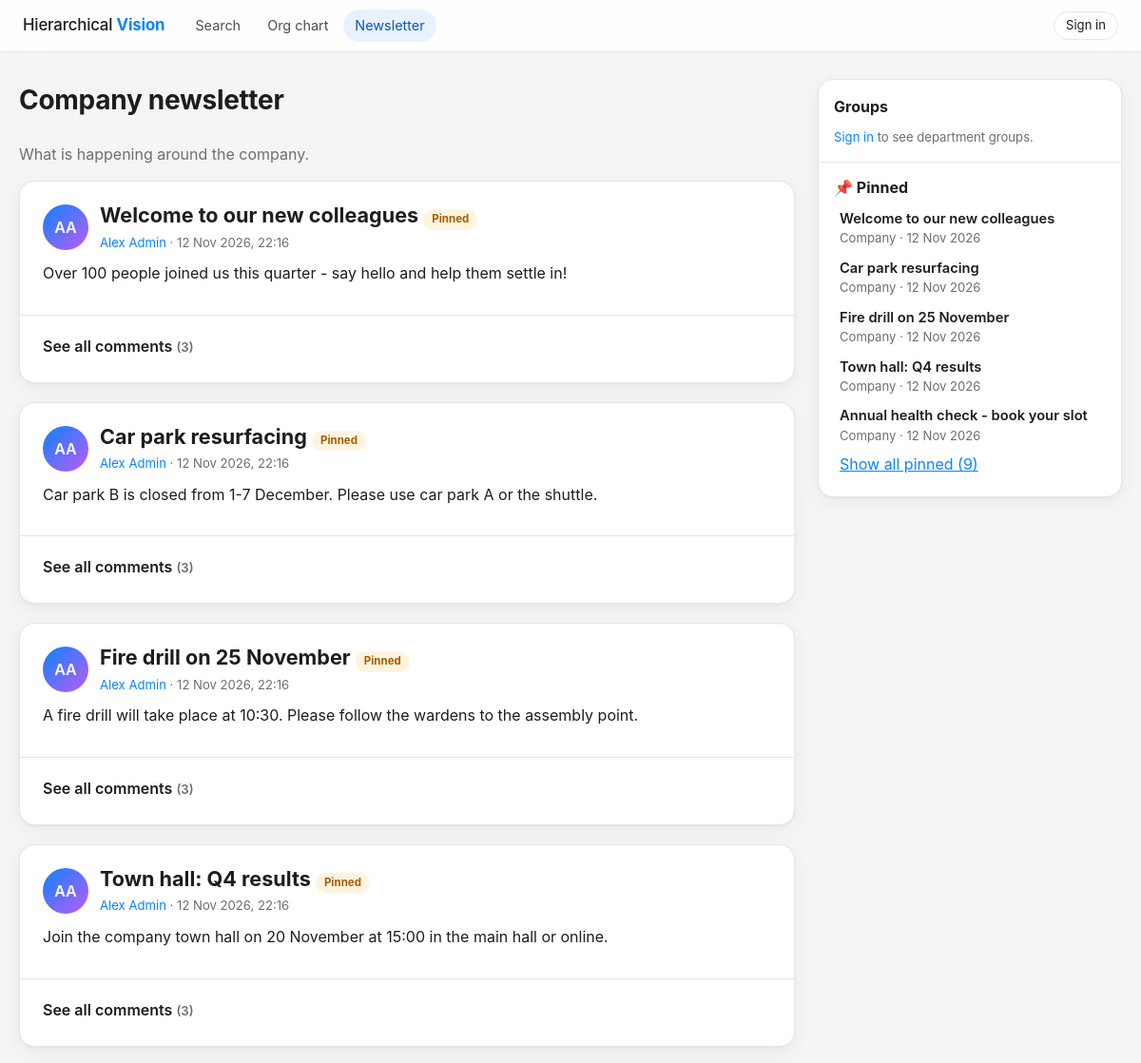
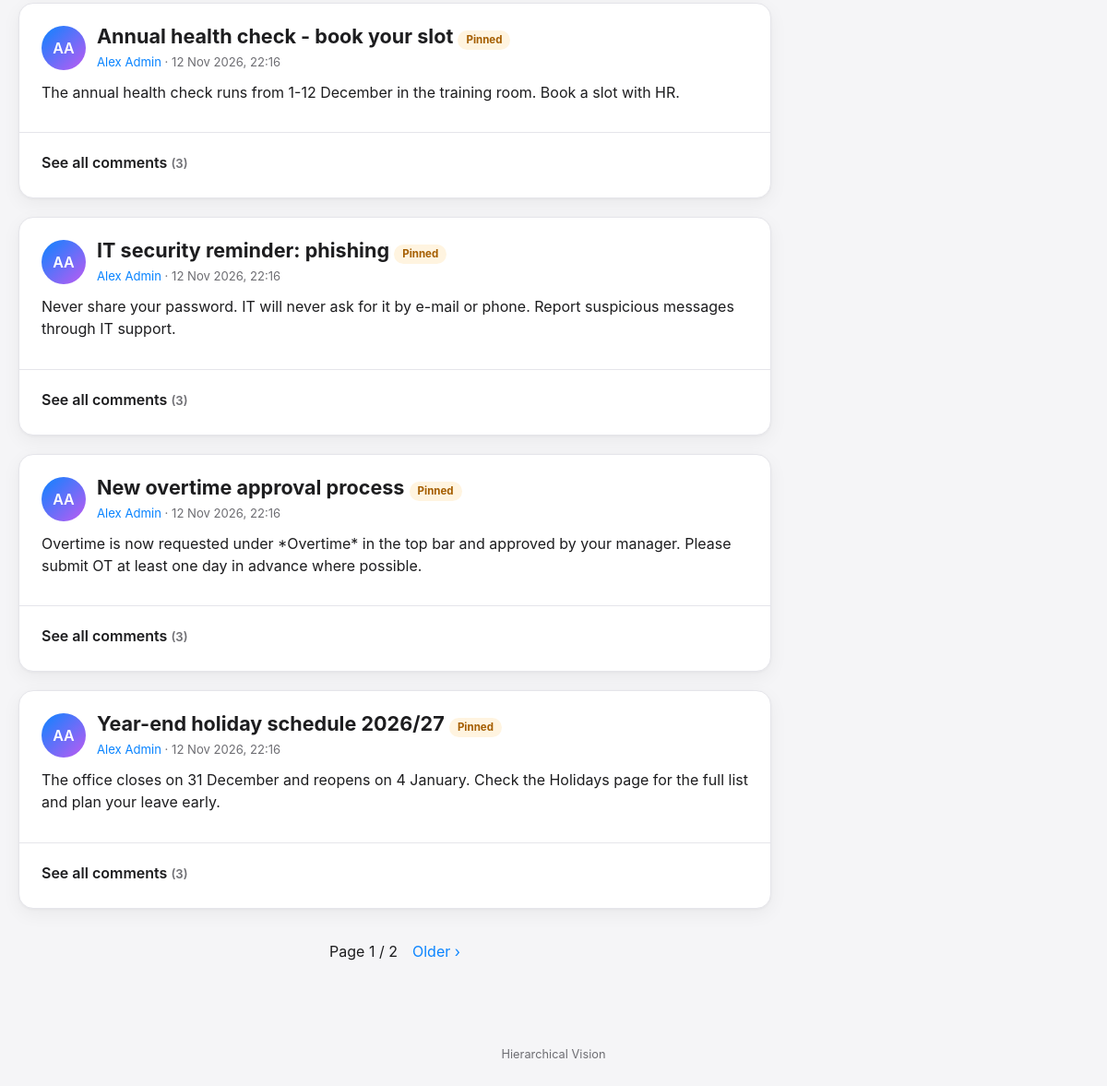
The page /newsletter/ on the database its author committed (2 pictures, top to bottom).
### accounts/models.py (models this page shows, shortened)
class User(AbstractBaseUser, PermissionsMixin):
    employee_id = models.CharField(
        max_length=30, unique=True, validators=[employee_id_validator], help_text="e.g. EMP-105. Used to sign in."
    )
    email = models.EmailField("email address", unique=True)
    full_name = models.CharField(max_length=150)
    position = models.CharField(max_length=120, blank=True)
    role = models.CharField(max_length=10, choices=Role.choices, default=Role.EMPLOYEE, db_index=True)
    manager = models.ForeignKey(
        "self",
        null=True,
        blank=True,
        on_delete=models.SET_NULL,
        related_name="direct_reports",
        verbose_name="Peer / Reporting manager",
    )
    contact_info = models.CharField("contact information", max_length=255, blank=True)
    description = models.TextField(blank=True)
    profile_picture = models.ImageField(
        upload_to=profile_picture_path, blank=True, null=True, validators=[FileExtensionValidator(IMAGE_EXTENSIONS), validate_image_size, validate_image_dimensions, validate_image_content]
    )
    background_image = models.ImageField(
        upload_to=background_image_path, blank=True, null=True, validators=[FileExtensionValidator(IMAGE_EXTENSIONS), validate_image_size, validate_image_dimensions, validate_image_content]
    )
    newsletter_publisher = models.BooleanField(
        "may publish to the newsletter", default=False,
        help_text="Lets this employee/manager post in the company newsletter (Admins can always post).",
    )
    leave_dashboard = models.CharField(
        "leave & OT dashboard access", max_length=5, choices=DashboardAccess.choices, default=DashboardAccess.NONE,
        blank=True, help_text="Managers only: lets this manager open the daily leave & OT dashboard (set by Admins).",
    )
    is_active = models.BooleanField(default=True)
    is_staff = models.BooleanField(default=False, editable=False)
    date_joined = models.DateTimeField(auto_now_add=True)
    objects = UserManager()
    USERNAME_FIELD = "employee_id"
    EMAIL_FIELD = "email"
    REQUIRED_FIELDS = ["email", "full_name"]
    class Meta:
        ordering = ["full_name"]
    @property
    def initials(self):
        parts = [p for p in self.full_name.split() if p]
        if not parts:
            return self.employee_id[:2].upper()
        return (parts[0][0] + (parts[-1][0] if len(parts) > 1 else "")).upper()
    def get_absolute_url(self):
        return reverse("accounts:profile", kwargs={"employee_id": self.employee_id})

### newsletter/models.py (models this page shows, shortened)
class Post(models.Model):
    title = models.CharField(max_length=120)
    body = models.TextField(max_length=5000)
    author = models.ForeignKey(
        settings.AUTH_USER_MODEL, null=True, blank=True, on_delete=models.SET_NULL, related_name="newsletter_posts"
    )
    group = models.ForeignKey(NewsGroup, null=True, blank=True, on_delete=models.CASCADE, related_name="posts")
    is_pinned = models.BooleanField(default=False, help_text="Pinned posts stay at the top and appear in the Pinned sidebar.")
    created_at = models.DateTimeField(auto_now_add=True, db_index=True)
    updated_at = models.DateTimeField(auto_now=True)
    objects = PostQuerySet.as_manager()
    class Meta:
        ordering = ["-is_pinned", "-created_at"]
        indexes = [models.Index(fields=["group", "-created_at"], name="news_post_group_idx")]
    def get_absolute_url(self):
        return reverse("newsletter:detail", args=[self.pk])
    def can_edit(self, user):
        if not user.is_authenticated:
            return False
        if user.is_admin:
            return True
        if self.group_id:
            return self.group.can_manage(user) or (self.author_id == user.pk and self.group.can_access(user))
        return user.can_publish_newsletter and self.author_id == user.pk

### newsletter/views.py (the view)
# urls.py: path("", views.post_list, name="list"),
def post_list(request):
    page = Paginator(_posts().filter(group__isnull=True), settings.NEWSLETTER_PAGE_SIZE).get_page(request.GET.get("page"))
    posts = _flag_editable(list(page.object_list), request.user)
    return render(request, "newsletter/list.html", {"page": page, "posts": posts})

### newsletter/models.py (called while the page is built)
    def visible_to(self, user):
        if not (user.is_authenticated and user.is_active):
            return self.filter(group__isnull=True)
        if user.is_admin:
            return self
        member_of = GroupMembership.objects.filter(user=user).values("group_id")
        return self.filter(Q(group__isnull=True) | Q(group__manager=user) | Q(group_id__in=member_of))

### newsletter/templatetags/news_sidebar.py (called while the page is built, shortened)
@register.inclusion_tag("newsletter/_sidebar.html", takes_context=True)
def news_sidebar(context):
    user = context["request"].user
    signed_in = user.is_authenticated
    groups, states, group_total = [], {}, 0
    pinned = list(
        Post.objects.visible_to(user).filter(is_pinned=True).select_related("group").order_by("-created_at")[:SIDEBAR_PINNED]
    )
    return {
        "request": context["request"], "viewer": user, "signed_in": signed_in, "groups": groups, "group_total": group_total,
        "more_groups": max(group_total - len(groups), 0), "pinned": pinned,
    }

### newsletter/views.py (called while the page is built)
def _posts():
    return Post.objects.select_related("author", "group", "group__manager").prefetch_related("images", "comments__author")

def _flag_editable(posts, user):
    for post in posts:
        post.editable = post.can_edit(user)
        post.can_moderate_comments = bool(post.group_id and post.group.can_manage(user))
    return posts

### notifications/context_processors.py (called while the page is built)
def unread_notifications(request):
    user = getattr(request, "user", None)
    if user is not None and user.is_authenticated:
        return {"unread_count": Notification.objects.filter(recipient=user, is_read=False).count()}
    return {}

### templates/newsletter/list.html (shortened to what this page needs)
{% extends "newsletter/layout.html" %}
{% block news_content %}
<div class="news-wrap">
  <div class="row-between">
    <h1>Company newsletter</h1>
  </div>
  <p class="muted">What is happening around the company.</p>
  {% for post in posts %}{% include "newsletter/_post.html" %}
  {% empty %}
    <div class="card empty-state"><span class="big-icon">&#128240;</span>Nothing has been published yet.</div>
  {% endfor %}
  {% include "newsletter/_pager.html" %}
</div>
{% endblock %}

### templates/newsletter/_post.html (shortened to what this page needs)
<article class="card post">
  <div class="post-inner">
    <div class="post-head">
      {% if post.author %}{% include "partials/_avatar.html" with person=post.author size="md" %}{% endif %}
      <div class="grow">
        <h2 class="post-title">{% if single %}{{ post.title }}{% else %}<a href="{{ post.get_absolute_url }}">{{ post.title }}</a>{% endif %}
          {% if post.is_pinned %}<span class="pill pill-pin">Pinned</span>{% endif %}
          {% if post.group %}<a class="pill pill-group" href="{{ post.group.get_absolute_url }}">{{ post.group.name }}</a>{% endif %}</h2>
        <div class="muted small">
          {% if post.author %}<a href="{{ post.author.get_absolute_url }}">{{ post.author.full_name }}</a>{% else %}Former employee{% endif %}
          · {{ post.created_at|date:"d M Y, H:i" }}
        </div>
      </div>
    </div>
    <div class="post-body">{{ post.body|urlize|linebreaks }}</div>
  </div>
  <section class="comments" id="comments-{{ post.pk }}" aria-label="Comments">
    <details class="comments-toggle">
    <summary><span class="when-closed">See all comments</span><span class="when-open">Hide comments</span> <span class="muted small">({{ post.comments.all|length }})</span></summary>
    </details>
  </section>
</article>

### templates/partials/_avatar.html
{% if person.profile_picture %}<img class="avatar {{ size|default:'' }}" src="{{ person.profile_picture.url }}" alt="{{ person.full_name }}">{% else %}<span class="avatar avatar-initials {{ size|default:'' }}">{{ person.initials }}</span>{% endif %}

### templates/newsletter/_sidebar.html (shortened to what this page needs)
<aside class="news-side" aria-label="Newsletter sidebar">
  <section class="side-sec" aria-labelledby="side-groups">
    <div class="row-between side-head">
      <h2 id="side-groups">Groups</h2>
    </div>
    {% if not signed_in %}
      <p class="muted small"><a href="{% url 'accounts:login' %}?next={{ request.path|urlencode }}">Sign in</a> to see department groups.</p>
    {% endif %}
  </section>
  <hr class="side-divider">
  <section class="side-sec" aria-labelledby="side-pinned">
    <div class="side-head"><h2 id="side-pinned">&#128204; Pinned</h2></div>
    <ul class="side-list" data-collapse="5">
      {% for p in pinned %}
      <li{% if forloop.counter > 5 %} class="extra" hidden{% endif %}>
        <a class="side-link" href="{{ p.get_absolute_url }}">
          <span class="side-text"><strong>{{ p.title }}</strong>
            <span class="muted small">{% if p.group %}{{ p.group.name }}{% else %}Company{% endif %} &middot; {{ p.created_at|date:"d M Y" }}</span></span>
        </a>
      </li>
      {% empty %}<li class="side-empty muted small">Nothing is pinned.</li>{% endfor %}
    </ul>
    {% if pinned|length > 5 %}<button type="button" class="side-toggle small" data-toggle-list data-more="Show all pinned ({{ pinned|length }})" data-less="Show less" aria-expanded="false">Show all pinned ({{ pinned|length }})</button>{% endif %}
  </section>
</aside>

### static/css/app.css (style rules this page uses)
:root { --bg:#f5f5f7;--surface:#ffffff;--surface-2:#f2f2f7;--text:#1d1d1f;--muted:#6e6e73;--line:#e5e5ea; --blue:#0a84ff;--blue-strong:#0071e3;--green:#30d158;--red:#ff375f;--orange:#ff9f0a; --t-blue:#e8f1ff;--t-green:#e6f9ec;--t-red:#ffe9ee;--t-orange:#fff4e0;--t-purple:#eef0ff;--t-gray:#eeeeef; --on-blue:#0a58b8;--on-green:#1b7a36;--on-red:#b0153b;--on-orange:#a55e00;--on-purple:#4b4fc9;--on-gray:#6b6b70; --glass:rgba(255,255,255,.82);--input-bg:#ffffff;--avatar-ring:#ffffff; --shadow:0 1px 3px rgba(0,0,0,.04),0 6px 20px rgba(0,0,0,.05);--shadow-lg:0 10px 34px rgba(0,0,0,.14);color-scheme:light; --radius:16px;--radius-sm:10px;--maxw:1100px }
* { box-sizing:border-box }
html { -webkit-text-size-adjust:100% }
body { margin:0;font-family:-apple-system,BlinkMacSystemFont,"SF Pro Text","Segoe UI",Roboto,Helvetica,Arial,sans-serif;background:var(--bg);color:var(--text);line-height:1.5; transition:background-color .25s,color .25s }
a { color:var(--blue);text-decoration:none }
h1 { font-size:1.75rem;margin:.2em 0 .4em;letter-spacing:-.01em }
h2 { font-size:1.15rem;margin:.2em 0 .8em }
.muted { color:var(--muted) }
.small { font-size:.82rem }
.card { background:var(--surface);border-radius:var(--radius);box-shadow:var(--shadow);padding:24px;margin-bottom:20px;border:1px solid var(--line) }
.row-between { display:flex;justify-content:space-between;align-items:center;gap:12px;flex-wrap:wrap }
.avatar { border-radius:50%;object-fit:cover;width:40px;height:40px;flex:none;background:var(--surface-2) }
.avatar-initials { display:inline-flex;align-items:center;justify-content:center;font-weight:600;color:#fff;background:linear-gradient(135deg,#0a84ff,#bf5af2) }
.avatar.md { width:48px;height:48px }
.role,.pill { display:inline-block;font-size:.72rem;padding:2px 9px;border-radius:99px;background:var(--t-gray);color:var(--on-gray);width:fit-content }
.pill-pin { background:var(--t-orange);color:var(--on-orange) }
.news-wrap { max-width:760px;margin:0 auto }
.post { padding:0;overflow:hidden }
.post-inner { padding:22px 24px }
.post-head { display:flex;gap:12px;align-items:center;margin-bottom:10px }
.post-head .grow { flex:1;min-width:0 }
.post-title { margin:0 0 4px;font-size:1.35rem }
.post-title a { color:var(--text) }
.post-body { font-size:1rem }
.post-body p { margin:.6em 0 }
.comments { padding:16px 24px 22px;border-top:1px solid var(--line) }
.news-main .news-wrap { max-width:none }
.news-side { position:sticky;top:76px;max-height:calc(100vh - 92px);overflow:auto;background:var(--surface);border:1px solid var(--line);border-radius:var(--radius);box-shadow:var(--shadow);padding:18px 16px }
.side-sec { margin:0 }
.side-head { margin-bottom:8px;gap:8px }
.side-head h2 { margin:0;font-size:1rem }
.side-list { list-style:none;margin:0;padding:0;display:grid;gap:2px }
.side-list li { display:flex;align-items:center;gap:8px;justify-content:space-between;border-radius:10px;padding:4px 6px }
.side-link { display:flex;gap:10px;align-items:center;min-width:0;flex:1;color:var(--text) }
.side-text { display:flex;flex-direction:column;min-width:0 }
.side-text strong { font-weight:600;font-size:.92rem;overflow:hidden;text-overflow:ellipsis;white-space:nowrap }
.side-text .small { overflow:hidden;text-overflow:ellipsis;white-space:nowrap }
.side-divider { border:0;border-top:1px solid var(--line);margin:16px -16px }
.topbar nav>a,.menu>summary,.btn,.pill,.role { white-space:nowrap }
h1,h2 { line-height:1.25 }
.pill { line-height:1.5 }
.comments-toggle>summary { cursor:pointer;font-weight:600;list-style:none;padding:4px 0 }
.side-toggle { background:none;border:0;color:var(--blue);cursor:pointer;padding:4px 6px;font:inherit;text-decoration:underline }
:root { --c0:#2a78d6;--c1:#eb6834;--c2:#1baf7a;--c3:#eda100;--c4:#e87ba4;--c5:#008300;--c6:#6250d6;--c7:#e34948;--co:#8e8e93 }

### rows shown on the page
Post: title "Welcome to our new colleagues", is_pinned "Pinned", author.full_name "Alex Admin", created_at "12 Nov 2026, 22:16", body "Over 100 people joined us this quarter - say hello and help them settle in!", comments.all|length "3", shows "Company", created_at "12 Nov 2026"
User: initials "AA"
Post: title "Car park resurfacing", is_pinned "Pinned", author.full_name "Alex Admin", created_at "12 Nov 2026, 22:16", body "Car park B is closed from 1-7 December. Please use car park A or the shuttle.", comments.all|length "3", shows "Company", created_at "12 Nov 2026"
Post: title "Fire drill on 25 November", is_pinned "Pinned", author.full_name "Alex Admin", created_at "12 Nov 2026, 22:16", body "A fire drill will take place at 10:30. Please follow the wardens to the assembly point.", comments.all|length "3", shows "Company", created_at "12 Nov 2026"
Post: title "Town hall: Q4 results", is_pinned "Pinned", author.full_name "Alex Admin", created_at "12 Nov 2026, 22:16", body "Join the company town hall on 20 November at 15:00 in the main hall or online.", comments.all|length "3", shows "Company", created_at "12 Nov 2026"
Post: title "Annual health check - book your slot", is_pinned "Pinned", author.full_name "Alex Admin", created_at "12 Nov 2026, 22:16", body "The annual health check runs from 1-12 December in the training room. Book a slot with HR.", comments.all|length "3", shows "Company", created_at "12 Nov 2026"
Post: title "IT security reminder: phishing", is_pinned "Pinned", author.full_name "Alex Admin", created_at "12 Nov 2026, 22:16", body "Never share your password. IT will never ask for it by e-mail or phone. Report suspicious messages through IT support.", comments.all|length "3"
Post: title "New overtime approval process", is_pinned "Pinned", author.full_name "Alex Admin", created_at "12 Nov 2026, 22:16", body "Overtime is now requested under *Overtime* in the top bar and approved by your manager. Please submit OT at least one day in advance where possible.", comments.all|length "3"
Post: title "Year-end holiday schedule 2026/27", is_pinned "Pinned", author.full_name "Alex Admin", created_at "12 Nov 2026, 22:16", body "The office closes on 31 December and reopens on 4 January. Check the Holidays page for the full list and plan your leave early.", comments.all|length "3"

### other values the page prints
{{ page.number }} "1"
{{ page.paginator.num_pages }} "2"
{{ pinned|length }} "9"
